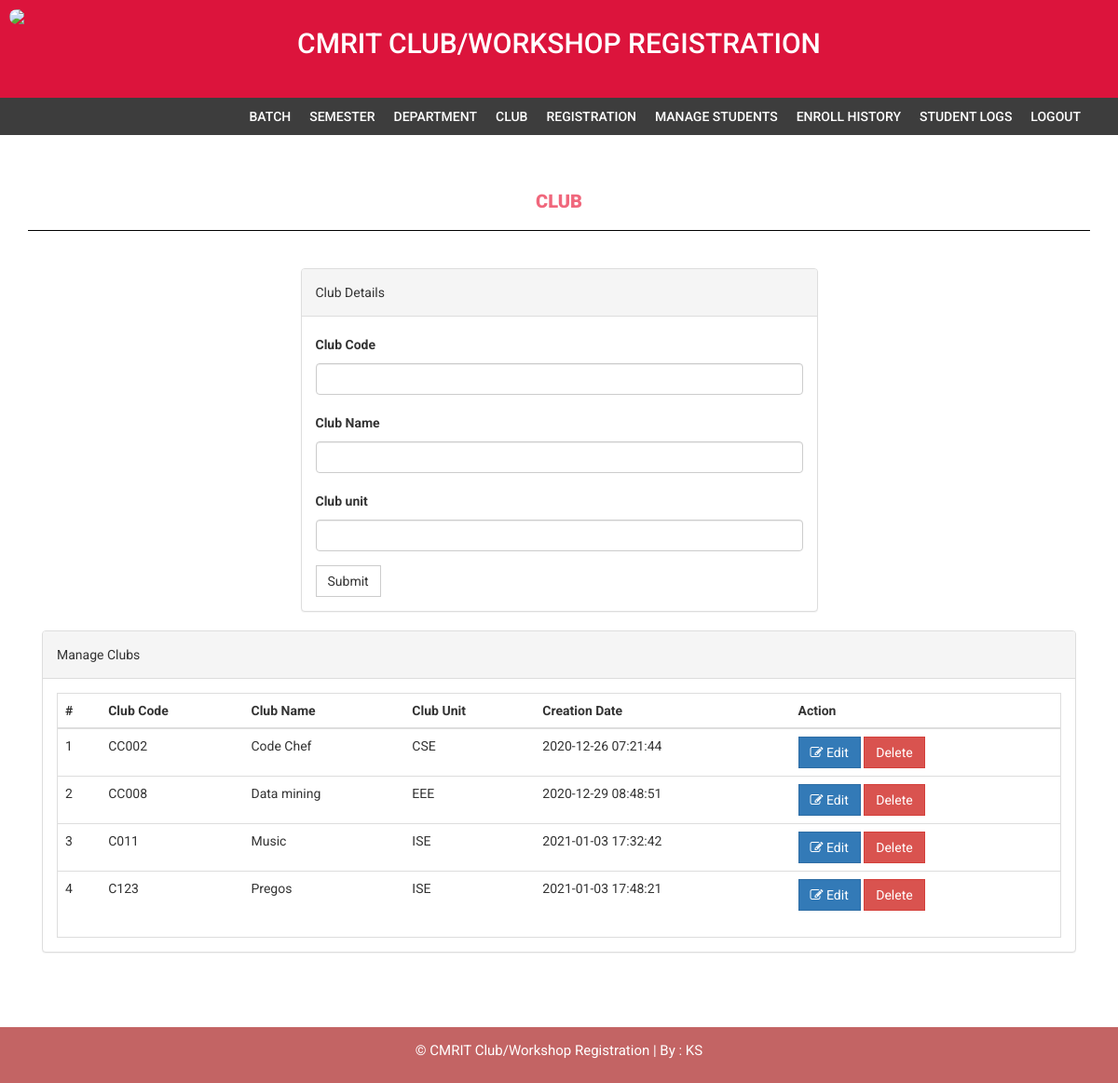
Page /admin/course.php (signed in) on the committed database.
### tables this page shows
CREATE TABLE `course` (
  `id` int(11) NOT NULL,
  `courseCode` varchar(255) DEFAULT NULL,
  `courseName` varchar(255) DEFAULT NULL,
  `courseUnit` varchar(255) DEFAULT NULL,
  `noofSeats` int(11) DEFAULT NULL,
  `creationDate` timestamp NULL DEFAULT current_timestamp(),
  `updationDate` varchar(255) DEFAULT NULL
);

### admin/course.php (the view, shortened to what this page needs)
<?php
if(strlen($_SESSION['alogin'])==0)
    {
header('location:index.php');
}
else{
?>
<!DOCTYPE html>
<html xmlns="http://www.w3.org/1999/xhtml">
<head>
    <link href="assets/css/bootstrap.css" rel="stylesheet" />
    <link href="assets/css/font-awesome.css" rel="stylesheet" />
    <link href="assets/css/style.css" rel="stylesheet" />
</head>
<body>
<?php include('includes/header.php');?>
<?php if($_SESSION['alogin']!="")
{
 include('includes/menubar.php');
}
 ?>
    <div class="content-wrapper">
        <div class="container">
              <div class="row">
                    <div class="col-md-12">
                        <h1 class="page-head-line" style="text-align:center;">Club  </h1>
                    </div>
                </div>
                <div class="row" >
                  <div class="col-md-3"></div>
                    <div class="col-md-6">
                        <div class="panel panel-default">
                        <div class="panel-heading">
                           Club Details
                        </div>
                        <div class="panel-body">
                       <form name="dept" method="post">
   <div class="form-group">
    <label for="coursecode">Club Code  </label>
    <input type="text" class="form-control" id="coursecode" name="coursecode"  required />
  </div>
 <div class="form-group">
    <label for="coursename">Club Name  </label>
    <input type="text" class="form-control" id="coursename" name="coursename"  required />
  </div>
<div class="form-group">
    <label for="courseunit">Club unit  </label>
    <input type="text" class="form-control" id="courseunit" name="courseunit"  required />
  </div>
 <button type="submit" name="submit" class="btn btn-default">Submit</button>
</form>
                            </div>
                            </div>
                    </div>
                </div>
                <div class="col-md-12">
                    <div class="panel panel-default">
                        <div class="panel-heading">
                            Manage Clubs
                        </div>
                        <div class="panel-body">
                            <div class="table-responsive table-bordered">
                                <table class="table">
                                    <thead>
                                        <tr>
                                            <th>#</th>
                                            <th>Club Code</th>
                                            <th>Club Name </th>
                                            <th>Club Unit</th>
                                             <th>Creation Date</th>
                                             <th>Action</th>
                                        </tr>
                                    </thead>
                                    <tbody>
<?php
$sql=mysqli_query($con,"select * from course");
$cnt=1;
while($row=mysqli_fetch_array($sql))
{
?>
                                        <tr>
                                            <td><?php echo $cnt;?></td>
                                            <td><?php echo htmlentities($row['courseCode']);?></td>
                                            <td><?php echo htmlentities($row['courseName']);?></td>
                                            <td><?php echo htmlentities($row['courseUnit']);?></td>
                                            <td><?php echo htmlentities($row['creationDate']);?></td>
                                            <td>
                                            <a href="edit-course.php?id=<?php echo $row['id']?>">
<button class="btn btn-primary"><i class="fa fa-edit "></i> Edit</button> </a>
  <a href="course.php?id=<?php echo $row['id']?>&del=delete" onClick="return confirm('Are you sure you want to delete?')">
                                            <button class="btn btn-danger">Delete</button>
</a>
                                            </td>
                                        </tr>
<?php
$cnt++;
} ?>
                                    </tbody>
                                </table>
                            </div>
                        </div>
                    </div>
                </div>
            </div>
        </div>
  <?php include('includes/footer.php');?>
</body>
</html>
<?php } ?>

### admin/assets/css/style.css (style rules this page uses)
body { font-family: 'Roboto', sans-serif; line-height: 30px; }
.content-wrapper { margin-top: 40px; min-height: 600px; padding-bottom: 60px; }
.page-head-line { font-weight: 900; padding-bottom: 20px; border-bottom: 0.5px solid black; text-transform: uppercase; color: #F0677C; font-size: 20px; margin-bottom: 40px; position:relative; }
.btn { border-radius: 0px; -webkit-border-radius: 0px; -moz-border-radius: 0px; }

### rows in the picture
course: courseCode "CC002", courseName "Code Chef", courseUnit "CSE", creationDate "2020-12-26 07:21:44"
course: courseCode "CC008", courseName "Data mining", courseUnit "EEE", creationDate "2020-12-29 08:48:51"
course: courseCode "C011", courseName "Music", courseUnit "ISE", creationDate "2021-01-03 17:32:42"
course: courseCode "C123", courseName "Pregos", courseUnit "ISE", creationDate "2021-01-03 17:48:21"
